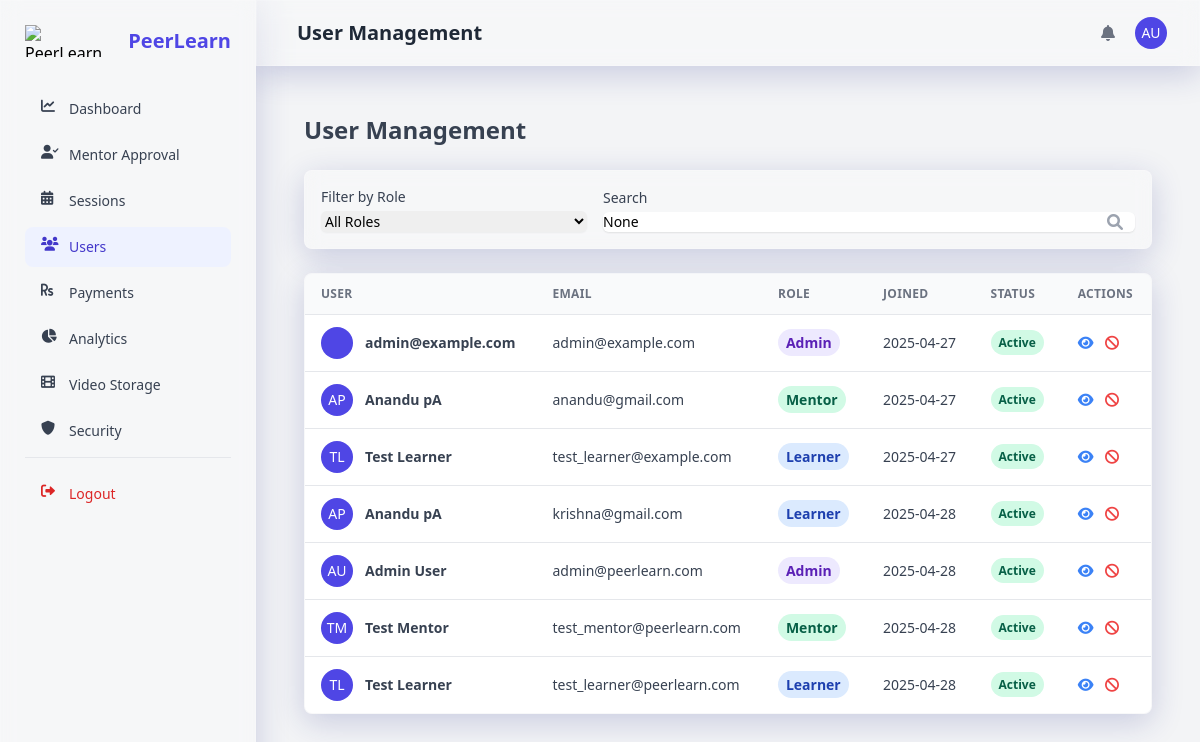
The app's page /admin-panel/users/ (signed in), older data.
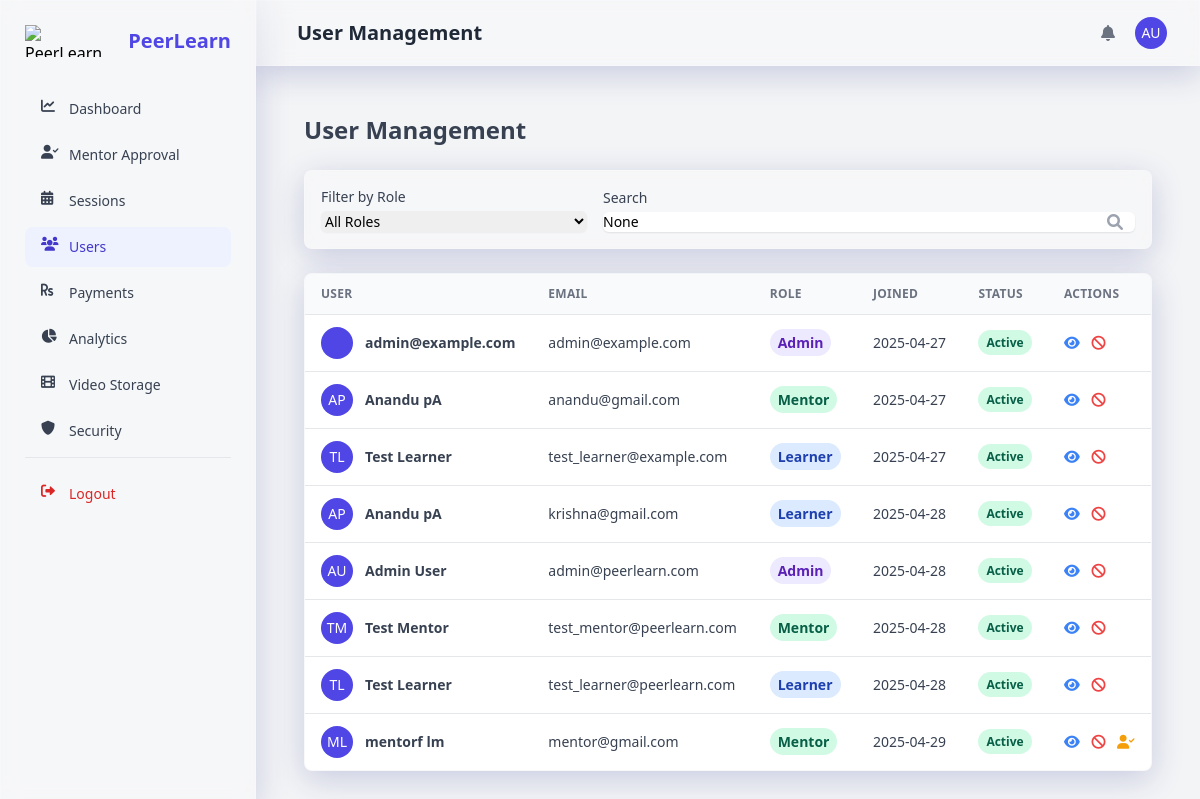
The same page, newer data.
### users/models.py (models this page shows, shortened)
class User(AbstractUser):
    ROLE_CHOICES = (
        ('learner', _('Learner')),
        ('mentor', _('Mentor')),
        ('admin', _('Admin')),
    )
    username = None
    email = models.EmailField(_('email address'), unique=True)
    profile_picture = models.ImageField(_('profile picture'), upload_to='profile_pictures/', blank=True, null=True)
    role = models.CharField(_('role'), max_length=10, choices=ROLE_CHOICES, default='learner')
    two_factor_enabled = models.BooleanField(_('two-factor authentication'), default=False)
    USERNAME_FIELD = 'email'
    REQUIRED_FIELDS = []
    objects = UserManager()
    def get_full_name(self):
        return f"{self.first_name} {self.last_name}".strip() or self.email
    full_name = property(get_full_name)

### admin_panel/views.py (the view)
# urls.py: path('users/', views.user_management, name='user_management'),
@login_required
@user_passes_test(is_admin)
def user_management(request):
    users = User.objects.all()
    role_filter = request.GET.get('role')
    search_query = request.GET.get('q')
    if role_filter:
        users = users.filter(role=role_filter)
    if search_query:
        users = users.filter(
            Q(email__icontains=search_query) |
            Q(first_name__icontains=search_query) |
            Q(last_name__icontains=search_query)
        )
    context = {
        'users': users,
        'role_filter': role_filter,
        'search_query': search_query,
    }
    return render(request, 'admin_panel/user_management.html', context)

### admin_panel/views.py (called while the page is built)
def is_admin(user):
    return user.is_authenticated and user.role == 'admin'

### templates/admin_panel/user_management.html (shortened to what the changed rows need)
{% extends 'admin_panel/base.html' %}
{% load static %}
{% load i18n %}
{% block header_title %}{% trans "User Management" %}{% endblock %}
{% block content %}
<div class="container px-6 mx-auto">
    <h2 class="my-6 text-2xl font-semibold text-gray-700">
        {% trans "User Management" %}
    </h2>
    <div class="mb-6 p-4 bg-white rounded-lg shadow-xs glassmorphism">
        <form method="GET" class="flex flex-col md:flex-row items-center space-y-3 md:space-y-0 md:space-x-4">
            <div class="w-full md:w-1/3">
                <label for="role" class="block text-sm font-medium text-gray-700 mb-1">{% trans "Filter by Role" %}</label>
                <select name="role" id="role" class="block w-full rounded-md border-gray-300 shadow-sm focus:border-indigo-500 focus:ring-indigo-500 sm:text-sm"
                    onchange="this.form.submit()">
                    <option value="">{% trans "All Roles" %}</option>
                </select>
            </div>
            <div class="w-full md:w-2/3">
                <label for="search" class="block text-sm font-medium text-gray-700 mb-1">{% trans "Search" %}</label>
                <div class="relative rounded-md shadow-sm">
                    <input type="search" name="q" id="search" value="{{ search_query }}"
                        class="block w-full rounded-md border-gray-300 shadow-sm focus:border-indigo-500 focus:ring-indigo-500 sm:text-sm"
                        placeholder="{% trans 'Search by name or email' %}">
                    <button type="submit" class="absolute inset-y-0 right-0 px-3 flex items-center">
                        <i class="fas fa-search text-gray-400"></i>
                    </button>
                </div>
            </div>
        </form>
    </div>
    <div class="w-full overflow-hidden rounded-lg shadow-xs glassmorphism mb-8">
        <div class="w-full overflow-x-auto">
            {% if users %}
            <table class="w-full whitespace-no-wrap">
                <thead>
                    <tr class="text-xs font-semibold tracking-wide text-left text-gray-500 uppercase border-b bg-gray-50">
                        <th class="px-4 py-3">{% trans "User" %}</th>
                        <th class="px-4 py-3">{% trans "Email" %}</th>
                        <th class="px-4 py-3">{% trans "Role" %}</th>
                        <th class="px-4 py-3">{% trans "Joined" %}</th>
                        <th class="px-4 py-3">{% trans "Status" %}</th>
                        <th class="px-4 py-3">{% trans "Actions" %}</th>
                    </tr>
                </thead>
                <tbody class="bg-white divide-y">
                    {% for user in users %}
                    <tr class="text-gray-700">
                        <td class="px-4 py-3">
                            <div class="flex items-center text-sm">
                                {% if user.profile_picture %}
                                <div class="relative hidden w-8 h-8 mr-3 rounded-full md:block">
                                    <img class="object-cover w-full h-full rounded-full" src="{{ user.profile_picture.url }}" alt="{{ user.get_full_name }}" loading="lazy">
                                    <div class="absolute inset-0 rounded-full shadow-inner" aria-hidden="true"></div>
                                </div>
                                {% else %}
                                <div class="h-8 w-8 rounded-full bg-indigo-600 flex items-center justify-center text-white uppercase mr-3">
                                    {{ user.first_name|first }}{{ user.last_name|first }}
                                </div>
                                {% endif %}
                                <div>
                                    <p class="font-semibold">{{ user.get_full_name }}</p>
                                </div>
                            </div>
                        </td>
                        <td class="px-4 py-3 text-sm">
                            {{ user.email }}
                        </td>
                        <td class="px-4 py-3 text-sm">
                            <span class="px-2 py-1 font-semibold leading-tight rounded-full
                                {% if user.role == 'admin' %}bg-purple-100 text-purple-800
                                {% elif user.role == 'mentor' %}bg-green-100 text-green-800
                                {% else %}bg-blue-100 text-blue-800{% endif %}">
                                {{ user.get_role_display }}
                            </span>
                        </td>
                        <td class="px-4 py-3 text-sm">
                            {{ user.date_joined|date:"Y-m-d" }}
                        </td>
                        <td class="px-4 py-3 text-xs">
                            <span class="px-2 py-1 font-semibold leading-tight rounded-full {% if user.is_active %}bg-green-100 text-green-800{% else %}bg-red-100 text-red-800{% endif %}">
                                {% if user.is_active %}{% trans "Active" %}{% else %}{% trans "Inactive" %}{% endif %}
                            </span>
                        </td>
                        <td class="px-4 py-3 text-sm">
                            <button class="text-blue-500 hover:underline mr-2" onclick="showUserDetailsModal({{ user.id }})">
                                <i class="fas fa-eye"></i>
                            </button>
                            {% if user.is_active %}
                            <button class="text-red-500 hover:underline mr-2" onclick="confirmDeactivateUser({{ user.id }}, '{{ user.get_full_name }}')">
                                <i class="fas fa-ban"></i>
                            </button>
                            {% else %}
                            <button class="text-green-500 hover:underline mr-2" onclick="confirmActivateUser({{ user.id }}, '{{ user.get_full_name }}')">
                                <i class="fas fa-check"></i>
                            </button>
                            {% endif %}
                            {% if user.role == 'mentor' and not user.mentor_profile.is_approved %}
                            <a href="{% url 'mentor_approval' %}" class="text-yellow-500 hover:underline">
                                <i class="fas fa-user-check"></i>
                            </a>
                            {% endif %}
                        </td>
                    </tr>
                    {% endfor %}
                </tbody>
            </table>
            {% else %}
            <div class="p-4 text-center text-gray-500">
                {% trans "No users match your filters." %}
            </div>
            {% endif %}
        </div>
    </div>
</div>
{% endblock %}

### templates/admin_panel/base.html (shortened to what the changed rows need)
{% load static %}
{% load i18n %}
<!DOCTYPE html>
<html lang="en">
<head>
    <link href="https://cdn.jsdelivr.net/npm/tailwindcss@2.2.19/dist/tailwind.min.css" rel="stylesheet">
    <link rel="stylesheet" href="https://cdnjs.cloudflare.com/ajax/libs/font-awesome/6.0.0-beta3/css/all.min.css">
</head>
<body class="bg-gray-100 flex h-screen">
    {% if user.is_authenticated and user.role == 'admin' and request.session.admin_verified %}
        <aside id="sidebar" class="h-screen sidebar-transition w-64 md:shadow transform -translate-x-full md:translate-x-0 fixed md:relative z-10 bg-white glassmorphism">
            <div class="p-6">
                <div class="flex items-center justify-between">
                    <a href="{% url 'admin_dashboard' %}" class="flex items-center space-x-3">
                        <img src="{% static 'img/logo.png' %}" alt="PeerLearn Logo" class="h-8">
                        <span class="text-xl font-semibold text-indigo-600">PeerLearn</span>
                    </a>
                </div>
                <nav class="mt-8 space-y-1.5">
                    <a href="{% url 'admin_dashboard' %}" class="flex items-center px-4 py-2.5 text-sm font-medium rounded-lg {% if request.resolver_match.url_name == 'admin_dashboard' %}bg-indigo-50 text-indigo-700{% else %}text-gray-700 hover:bg-gray-100{% endif %}">
                        <i class="fas fa-chart-line w-5 h-5 mr-2"></i>
                        {% trans "Dashboard" %}
                    </a>
                    <a href="{% url 'mentor_approval' %}" class="flex items-center px-4 py-2.5 text-sm font-medium rounded-lg {% if request.resolver_match.url_name == 'mentor_approval' %}bg-indigo-50 text-indigo-700{% else %}text-gray-700 hover:bg-gray-100{% endif %}">
                        <i class="fas fa-user-check w-5 h-5 mr-2"></i>
                        {% trans "Mentor Approval" %}
                    </a>
                    <a href="{% url 'session_management' %}" class="flex items-center px-4 py-2.5 text-sm font-medium rounded-lg {% if request.resolver_match.url_name == 'session_management' %}bg-indigo-50 text-indigo-700{% else %}text-gray-700 hover:bg-gray-100{% endif %}">
                        <i class="fas fa-calendar-alt w-5 h-5 mr-2"></i>
                        {% trans "Sessions" %}
                    </a>
                    <a href="{% url 'user_management' %}" class="flex items-center px-4 py-2.5 text-sm font-medium rounded-lg {% if request.resolver_match.url_name == 'user_management' %}bg-indigo-50 text-indigo-700{% else %}text-gray-700 hover:bg-gray-100{% endif %}">
                        <i class="fas fa-users w-5 h-5 mr-2"></i>
                        {% trans "Users" %}
                    </a>
                    <a href="{% url 'payment_management' %}" class="flex items-center px-4 py-2.5 text-sm font-medium rounded-lg {% if request.resolver_match.url_name == 'payment_management' %}bg-indigo-50 text-indigo-700{% else %}text-gray-700 hover:bg-gray-100{% endif %}">
                        <i class="fas fa-rupee-sign w-5 h-5 mr-2"></i>
                        {% trans "Payments" %}
                    </a>
                    <a href="{% url 'analytics' %}" class="flex items-center px-4 py-2.5 text-sm font-medium rounded-lg {% if request.resolver_match.url_name == 'analytics' %}bg-indigo-50 text-indigo-700{% else %}text-gray-700 hover:bg-gray-100{% endif %}">
                        <i class="fas fa-chart-pie w-5 h-5 mr-2"></i>
                        {% trans "Analytics" %}
                    </a>
                    <a href="{% url 'video_storage' %}" class="flex items-center px-4 py-2.5 text-sm font-medium rounded-lg {% if request.resolver_match.url_name == 'video_storage' %}bg-indigo-50 text-indigo-700{% else %}text-gray-700 hover:bg-gray-100{% endif %}">
                        <i class="fas fa-film w-5 h-5 mr-2"></i>
                        {% trans "Video Storage" %}
                    </a>
                    <a href="{% url 'security_management' %}" class="flex items-center px-4 py-2.5 text-sm font-medium rounded-lg {% if request.resolver_match.url_name == 'security_management' %}bg-indigo-50 text-indigo-700{% else %}text-gray-700 hover:bg-gray-100{% endif %}">
                        <i class="fas fa-shield-alt w-5 h-5 mr-2"></i>
                        {% trans "Security" %}
                    </a>
                    <div class="pt-4 mt-4 border-t border-gray-200">
                        <a href="{% url 'secure_admin_logout' %}" class="flex items-center px-4 py-2.5 text-sm font-medium rounded-lg text-red-600 hover:bg-red-50">
                            <i class="fas fa-sign-out-alt w-5 h-5 mr-2"></i>
                            {% trans "Logout" %}
                        </a>
                    </div>
                </nav>
            </div>
        </aside>
        <div class="flex-1 flex flex-col overflow-hidden">
            <header class="bg-white glassmorphism shadow-sm z-10">
                <div class="px-4 sm:px-6 lg:px-8">
                    <div class="flex items-center justify-between h-16">
                        <div class="flex">
                            <div class="md:flex items-center hidden ml-2">
                                <h1 class="text-xl font-semibold text-gray-800">{% block header_title %}{% trans "Admin Panel" %}{% endblock %}</h1>
                            </div>
                        </div>
                        <div class="flex items-center space-x-4">
                            <div class="relative" id="notificationDropdown">
                                <button class="p-1 text-gray-500 rounded-full hover:text-gray-700 focus:outline-none focus:ring-2 focus:ring-offset-2 focus:ring-indigo-500">
                                    <i class="fas fa-bell"></i>
                                </button>
                            </div>
                            <div class="relative" id="profileDropdown">
                                <div>
                                    <button class="flex text-sm rounded-full focus:outline-none focus:ring-2 focus:ring-offset-2 focus:ring-indigo-500" id="profileButton">
                                        <div class="h-8 w-8 rounded-full bg-indigo-600 flex items-center justify-center text-white uppercase">
                                            {{ user.first_name|first }}{{ user.last_name|first }}
                                        </div>
                                    </button>
                                </div>
                            </div>
                        </div>
                    </div>
                </div>
            </header>
            <main class="flex-1 overflow-x-hidden overflow-y-auto bg-gray-100 p-6">
                {% block content %}{% endblock %}
            </main>
        </div>
    {% else %}
        {% block non_admin_content %}{% endblock %}
    {% endif %}
</body>
</html>

Row changes from the older to the newer data that the page shows:
added User: first_name|first "M", last_name|first "L", get_full_name "mentorf lm", email "mentor@gmail.com", role "Mentor", date_joined "2025-04-29"
